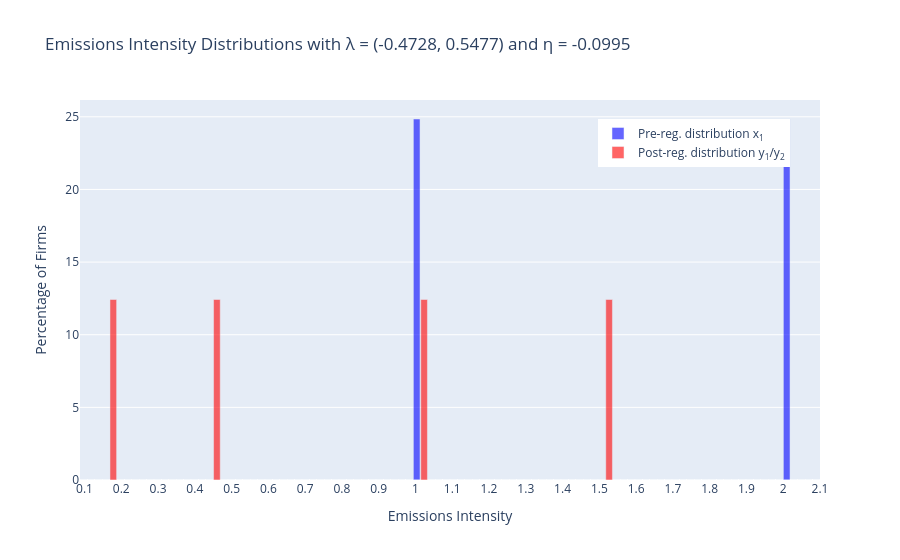

The cell this chart's notebook holds for it:
### Code cell
plot_marginal_comparison(mu_norm_attain, nu, optimal_params_attain, bins = 100)
